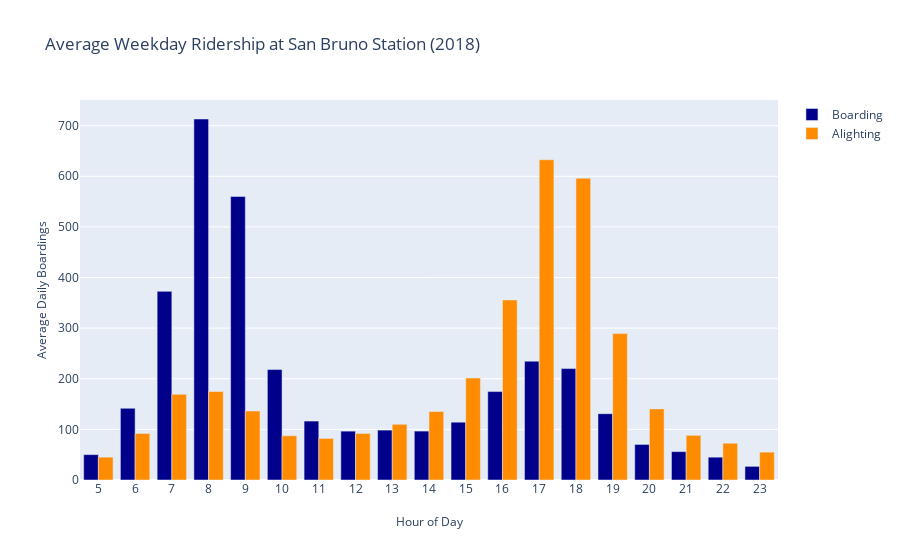
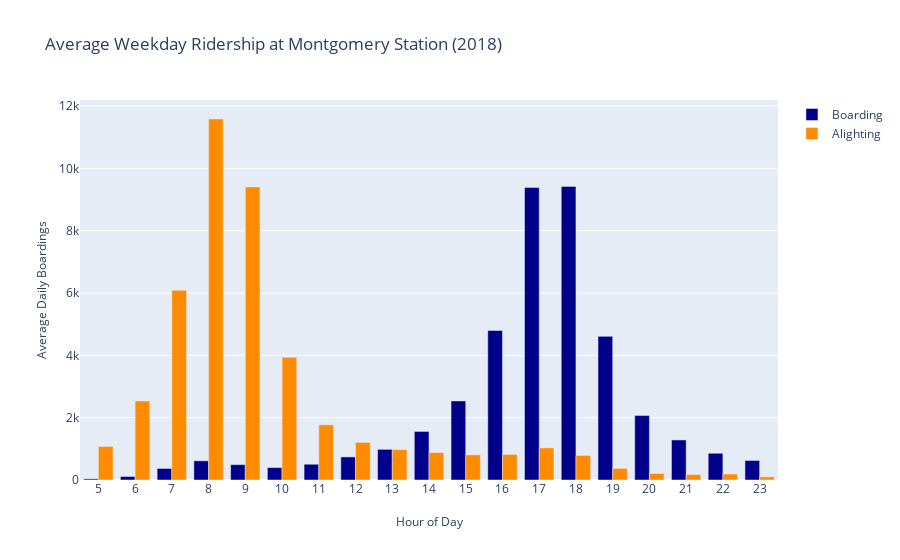

Here is the notebook cell these charts were saved with, in order:
### Markdown cell above
#### Plotly - Passenger activity at San Bruno & Montgomery

### Code cell
data = [sanbruno_activity_18, montgomery_activity_18]
title = [
    'Average Weekday Ridership at San Bruno Station (2018)', 
    'Average Weekday Ridership at Montgomery Station (2018)'
]

plot_data = zip(data, title)


for item in plot_data:
    fig = go.Figure()
    fig.add_trace(
        go.Bar(
            x=item[0]['Hour'],
            y=item[0]['boarding'],
            name='Boarding',
            marker_color='rgb(0, 0, 139)'
            )
    )
    
    fig.add_trace(
        go.Bar(
            x=item[0]['Hour'],
            y=item[0]['alighting'],
            name='Alighting',
            marker_color='rgb(255, 140, 0)'
                        
        )
    )

    fig.update_layout(
        title=item[1],
        xaxis_tickfont_size=12,
        xaxis={
            'title': 'Hour of Day',
            'tickmode': 'linear',
            'titlefont_size': 12,
            'tickfont_size': 12
        },
        yaxis={
            'title': 'Average Daily Boardings',
            'titlefont_size': 12,
            'tickfont_size': 12
        },
        barmode='group'
    )

    fig.update_yaxes(hoverformat=".0f")
    
    fig.show()
    
pass

### Figure 1 — Plotly figure (JSON) as saved in the notebook; plotly's stock layout.template omitted (floating-point values rounded to 4 significant figures)
{"data": [{"marker": {"color": "rgb(0, 0, 139)"}, "name": "Boarding", "type": "bar", "x": [12, 22, 13, 6, 16, 20, 5, 19, 15, 9, 17, 8, 23, 7, 10, 21, 11, 14, 18], "y": [96.52, 45.08, 98.59, 141.7, 174.7, 70.26, 50.14, 131.0, 114.2, 560.1, 234.7, 713.1, 26.95, 372.6, 218.2, 56.04, 116.4, 96.63, 220.1]}, {"marker": {"color": "rgb(255, 140, 0)"}, "name": "Alighting", "type": "bar", "x": [12, 22, 13, 6, 16, 20, 5, 19, 15, 9, 17, 8, 23, 7, 10, 21, 11, 14, 18], "y": [91.93, 72.68, 110.1, 91.97, 355.7, 140.5, 45.12, 289.2, 201.4, 136.4, 632.7, 174.8, 55.07, 169.2, 87.47, 88.25, 82.14, 135.3, 596.2]}], "layout": {"barmode": "group", "title": {"text": "Average Weekday Ridership at San Bruno Station (2018)"}, "xaxis": {"tickfont": {"size": 12}, "tickmode": "linear", "title": {"font": {"size": 12}, "text": "Hour of Day"}}, "yaxis": {"hoverformat": ".0f", "tickfont": {"size": 12}, "title": {"font": {"size": 12}, "text": "Average Daily Boardings"}}}}

### Figure 2 — Plotly figure (JSON) as saved in the notebook; plotly's stock layout.template omitted (floating-point values rounded to 4 significant figures)
{"data": [{"marker": {"color": "rgb(0, 0, 139)"}, "name": "Boarding", "type": "bar", "x": [12, 22, 13, 6, 16, 20, 5, 19, 15, 9, 17, 8, 23, 7, 10, 21, 11, 14, 18], "y": [741.0, 858.3, 983.3, 112.1, 4799.0, 2069.0, 35.99, 4610.0, 2539.0, 492.6, 9388.0, 615.8, 627.0, 370.4, 397.9, 1285.0, 506.1, 1558.0, 9423.0]}, {"marker": {"color": "rgb(255, 140, 0)"}, "name": "Alighting", "type": "bar", "x": [12, 22, 13, 6, 16, 20, 5, 19, 15, 9, 17, 8, 23, 7, 10, 21, 11, 14, 18], "y": [1207.0, 192.7, 976.2, 2537.0, 820.6, 210.4, 1078.0, 372.4, 806.6, 9407.0, 1031.0, 11590.0, 100.1, 6091.0, 3940.0, 174.1, 1771.0, 880.8, 788.3]}], "layout": {"barmode": "group", "title": {"text": "Average Weekday Ridership at Montgomery Station (2018)"}, "xaxis": {"tickfont": {"size": 12}, "tickmode": "linear", "title": {"font": {"size": 12}, "text": "Hour of Day"}}, "yaxis": {"hoverformat": ".0f", "tickfont": {"size": 12}, "title": {"font": {"size": 12}, "text": "Average Daily Boardings"}}}}
